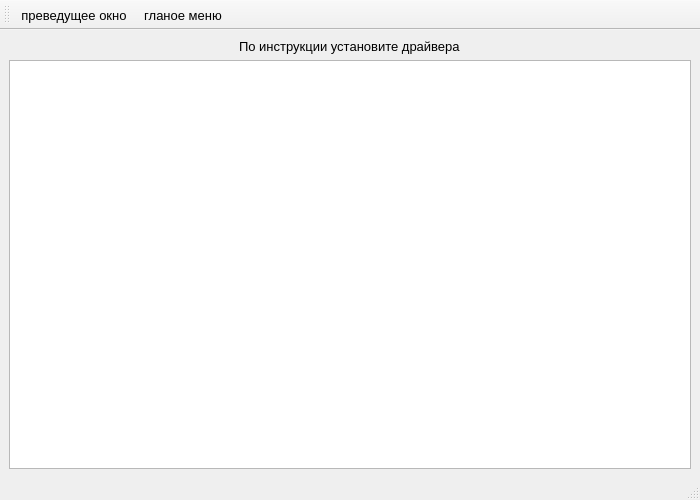
<?xml version="1.0" encoding="UTF-8"?>
<ui version="4.0">
 <class>driverinstall</class>
 <widget class="QMainWindow" name="driverinstall">
  <property name="geometry">
   <rect>
    <x>0</x>
    <y>0</y>
    <width>700</width>
    <height>500</height>
   </rect>
  </property>
  <property name="font">
   <font>
    <pointsize>10</pointsize>
   </font>
  </property>
  <property name="windowTitle">
   <string>MainWindow</string>
  </property>
  <widget class="QWidget" name="centralwidget">
   <layout class="QGridLayout" name="gridLayout">
    <item row="1" column="0">
     <widget class="QTableView" name="drivinst">
      <property name="font">
       <font>
        <pointsize>10</pointsize>
        <weight>50</weight>
        <bold>false</bold>
       </font>
      </property>
     </widget>
    </item>
    <item row="0" column="0" alignment="Qt::AlignHCenter|Qt::AlignTop">
     <widget class="QLabel" name="label">
      <property name="sizePolicy">
       <sizepolicy hsizetype="Preferred" vsizetype="Expanding">
        <horstretch>0</horstretch>
        <verstretch>0</verstretch>
       </sizepolicy>
      </property>
      <property name="font">
       <font>
        <pointsize>10</pointsize>
       </font>
      </property>
      <property name="text">
       <string>По инструкции установите драйвера</string>
      </property>
     </widget>
    </item>
   </layout>
  </widget>
  <widget class="QMenuBar" name="menubar">
   <property name="geometry">
    <rect>
     <x>0</x>
     <y>0</y>
     <width>700</width>
     <height>21</height>
    </rect>
   </property>
  </widget>
  <widget class="QStatusBar" name="statusbar"/>
  <widget class="QToolBar" name="toolBar">
   <property name="windowTitle">
    <string>установка драйверов</string>
   </property>
   <attribute name="toolBarArea">
    <enum>TopToolBarArea</enum>
   </attribute>
   <attribute name="toolBarBreak">
    <bool>false</bool>
   </attribute>
   <addaction name="nazad"/>
   <addaction name="main"/>
  </widget>
  <action name="main">
   <property name="icon">
    <iconset>
     <normaloff>icon/menu.png</normaloff>icon/menu.png</iconset>
   </property>
   <property name="text">
    <string>гланое меню</string>
   </property>
  </action>
  <action name="nazad">
   <property name="icon">
    <iconset>
     <normaloff>icon/28.png</normaloff>icon/28.png</iconset>
   </property>
   <property name="text">
    <string>преведущее окно</string>
   </property>
  </action>
 </widget>
 <resources/>
 <connections/>
</ui>
